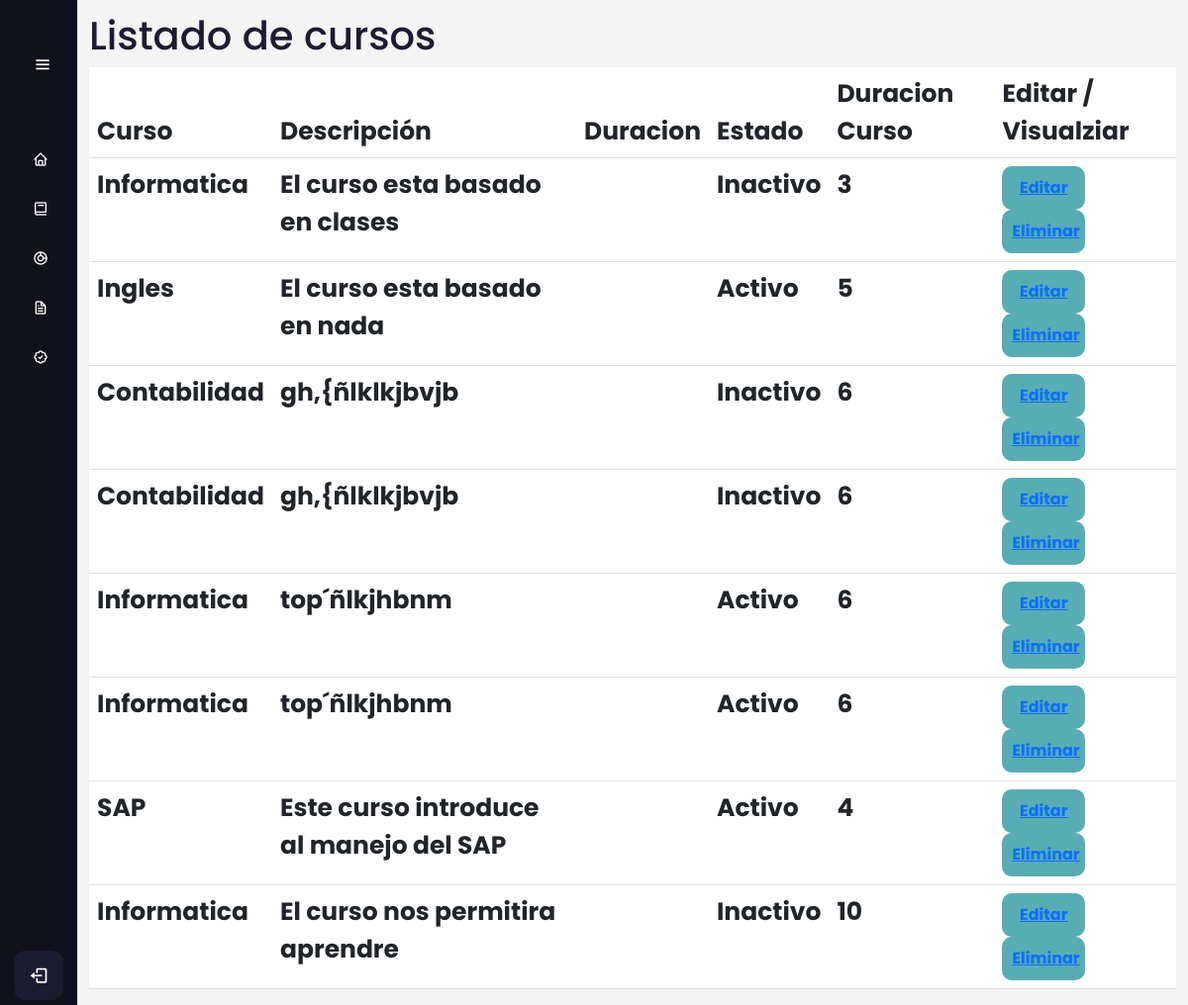
Page /cursos/cursos/ on the committed database.
### AppCursos/models.py (models this page shows, shortened)
class Cursos(models.Model):
     nombre_curso=models.CharField(max_length=100)
     descripcion_curso = models.CharField(max_length=500)
     estado_curso= models.BooleanField(default=False)
     duracion_curso = models.IntegerField(blank=True, null=True)
     iconoCurso = models.ImageField(upload_to='IconosCurso', null=True,blank=True)
     class Meta:
          verbose_name_plural = 'Cursos'

### AppCursos/views.py (the view)
# urls.py: path('cursos/', views.Listar_cursos, name='listar_cursos'),
def Listar_cursos(request):
    listarc = Cursos.objects.all()
    context = {'listarc':listarc}
    return render(request,'Cursos/listar_cursos.html',context)

### Templates/Cursos/listar_cursos.html
{% extends 'Layout/Base.html' %}
{% load static %}
{% block content %}
	<div class="home_content">
		<div class="text">
            <h1> Listado de cursos </h1>
            <div class="table-responsive" >
                <table class="table " id="tablam">
                    <thead>
                        <tr>
                            <th scope="col">Curso</th>
                            <th scope="col">Descripción</th>
                            <th scope="col">Duracion</th>
                            <th scope="col">Estado</th>
                            <th scope="col">Duracion Curso</a></th>
                            <th scope="col">Editar / Visualziar</th>
                        </tr>
                    </thead>
                    <tbody>
                        {% for curso in listarc %}
                            <tr>
                                <th scope="row">{{curso.nombre_curso}}</th>
                                <th scope="row">{{curso.descripcion_curso}}</th>
                                <th scope="row">{{curso.duracion}}</th>
                                {% if curso.estado_curso %}
                                <th scope="row">Activo</th>
                                {% else %}
                                <th scope="row">Inactivo</th>
                                {% endif %}
                                <th scope="row">{{curso.duracion_curso}}</th>
                                <td>
                                    <button class="editar"><a href="{% url 'editar_curso' curso.id %}">Editar</a></button>
                                    <button class="eliminar"><a  href="#">Eliminar</a></button>
                                </td>
                            </tr>
                    </tbody>
                    {% endfor %}
                </table>
            </div>
        </div>
    </div>
{% endblock %}

### static/Css/Estilo.css (style rules this page uses)
* { margin: 0; padding: 0; box-sizing: border-box; font-family: "Poppins", sans-serif; }
body { position: relative; min-height: 100vh; width: 100%; overflow: hidden; }

### static/Css/Curso.css (style rules this page uses)
body { margin: 0; padding: 0; box-sizing: border-box; background-color: #f2f0f0b4; overflow-y: scroll; }
.home_content { position: absolute; height: 100%; width: calc(100% - 78px); left: 78px; transition: all 0.5s ease; }
.home_content .text { font-size: 25px; font-weight: 500; color: #1d1b31; margin: 12px; }
button { width: 50%; padding: 10px; border: none; border-radius: 10px; background-color: #58acb4; color: #fff; font-size: 16px; font-weight: bold; cursor: pointer; }

### rows in the picture
Cursos: nombre_curso "Informatica", descripcion_curso "El curso esta basado en clases", estado_curso "Inactivo", duracion_curso "3"
Cursos: nombre_curso "Ingles", descripcion_curso "El curso esta basado en nada", estado_curso "Activo", duracion_curso "5"
Cursos: nombre_curso "Contabilidad", descripcion_curso "gh,{ñlklkjbvjb", estado_curso "Inactivo", duracion_curso "6"
Cursos: nombre_curso "Contabilidad", descripcion_curso "gh,{ñlklkjbvjb", estado_curso "Inactivo", duracion_curso "6"
Cursos: nombre_curso "Informatica", descripcion_curso "top´ñlkjhbnm", estado_curso "Activo", duracion_curso "6"
Cursos: nombre_curso "Informatica", descripcion_curso "top´ñlkjhbnm", estado_curso "Activo", duracion_curso "6"
Cursos: nombre_curso "SAP", descripcion_curso "Este curso introduce al manejo del SAP", estado_curso "Activo", duracion_curso "4"
Cursos: nombre_curso "Informatica", descripcion_curso "El curso nos permitira aprendre", estado_curso "Inactivo", duracion_curso "10"
